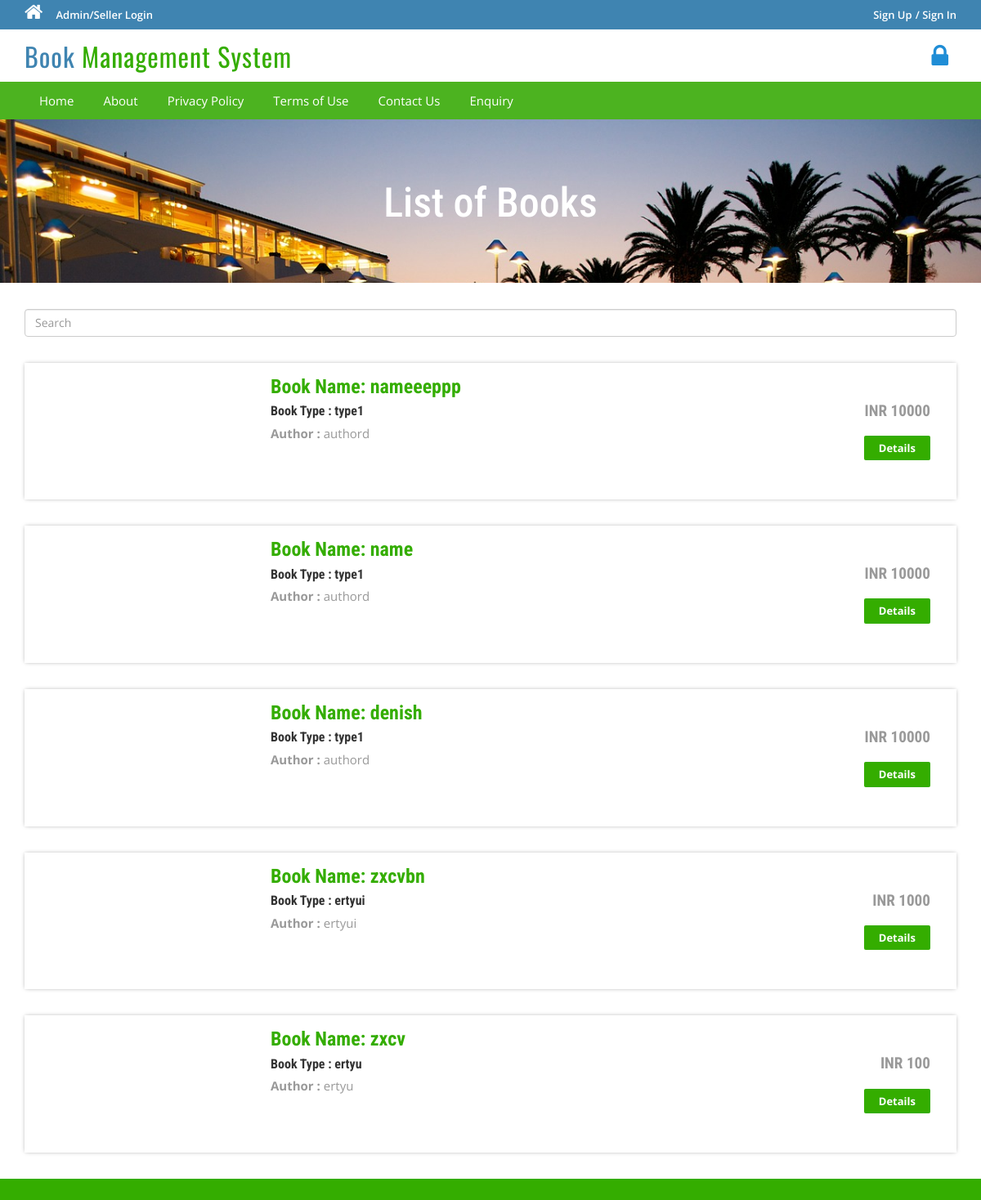
The page /book-list.php on the database its author committed.
### tables this page shows
CREATE TABLE `tblbooks` (
  `BookId` int(11) NOT NULL AUTO_INCREMENT,
  `userId` int(11) NOT NULL,
  `BookName` varchar(200) NOT NULL,
  `BookType` varchar(150) NOT NULL,
  `BookAuthor` varchar(255) NOT NULL,
  `BookPrice` int(11) NOT NULL,
  `BookDetails` mediumtext NOT NULL,
  `quantity` int(11) NOT NULL,
  `BookImage` varchar(100) NOT NULL,
  `Creationdate` timestamp NOT NULL DEFAULT CURRENT_TIMESTAMP,
  `UpdationDate` timestamp NULL DEFAULT CURRENT_TIMESTAMP ON UPDATE CURRENT_TIMESTAMP,
  PRIMARY KEY (`BookId`)
);

### book-list.php (the view, shortened to what this page needs)
<?php
include('includes/config.php');
?>
<!DOCTYPE HTML>
<html>
<head>
<link href="css/bootstrap.css" rel='stylesheet' type='text/css' />
<link href="css/style.css" rel='stylesheet' type='text/css' />
<link href="css/font-awesome.css" rel="stylesheet">
<link href="css/animate.css" rel="stylesheet" type="text/css" media="all">
</head>
<body>
<?php include('includes/header.php');?>
<div class="banner-3">
	<div class="container">
		<h1 class="wow zoomIn animated animated" data-wow-delay=".5s" style="visibility: visible; animation-delay: 0.5s; animation-name: zoomIn;">List of Books</h1>
	</div>
</div>
<div class="rooms">
	<div class="container">
		<div class="room-bottom">
		<form method="post">
			<input class="form-control" type="text" placeholder="Search" aria-label="Search" name="searchKey" value="<?php echo $_REQUEST['searchKey']; ?>">
		</form>
<?php
$searchKey=$_REQUEST['searchKey'];
$sql = "SELECT * from tblbooks where BookName LIKE '%$searchKey%' or BookAuthor LIKE '%$searchKey%' or BookType LIKE '%$searchKey%'";
$query = $dbh->prepare($sql);
$query->execute();
$results=$query->fetchAll(PDO::FETCH_OBJ);
if($query->rowCount() > 0)
{
foreach($results as $result)
{	?>
			<div class="rom-btm">
				<div class="col-md-3 room-left wow fadeInLeft animated" data-wow-delay=".5s">
				</div>
				<div class="col-md-6 room-midle wow fadeInUp animated" data-wow-delay=".5s">
					<h4>Book Name: <?php echo htmlentities($result->BookName);?></h4>
					<h6>Book Type : <?php echo htmlentities($result->BookType);?></h6>
					<p><b>Author :</b> <?php echo htmlentities($result->BookAuthor);?></p>
				</div>
				<div class="col-md-3 room-right wow fadeInRight animated" data-wow-delay=".5s">
					<h5>INR <?php echo htmlentities($result->BookPrice);?></h5>
					<a href="book-details.php?pkgid=<?php echo htmlentities($result->BookId);?>" class="view">Details</a>
				</div>
				<div class="clearfix"></div>
			</div>
<?php }} ?>
		</div>
	</div>
</div>
<?php include('includes/footer.php');?>
</body>
</html>

### includes/header.php (shortened to what this page needs)
<?php if($_SESSION['login'])
{?>
<div class="top-header">
	<div class="container">
		<ul class="tp-hd-lft wow fadeInLeft animated" data-wow-delay=".5s">
			<li class="hm"><a href="index.php"><i class="fa fa-home"></i></a></li>
			<li class="prnt"><a href="profile.php">My Profile</a></li>
				<li class="prnt"><a href="change-password.php">Change Password</a></li>
			<!-- <li class="prnt"><a href="tour-history.php">My Tour History</a></li>
			<li class="prnt"><a href="issuetickets.php">Issue Tickets</a></li> -->
		</ul>
		<ul class="tp-hd-rgt wow fadeInRight animated" data-wow-delay=".5s">
			<li class="tol">Welcome :</li>
			<li class="sig"><?php echo htmlentities($_SESSION['login']);?></li>
			<li class="sigi"><a href="logout.php" >/ Logout</a></li>
        </ul>
		<div class="clearfix"></div>
	</div>
</div><?php } else {?>
<div class="top-header">
	<div class="container">
		<ul class="tp-hd-lft wow fadeInLeft animated" data-wow-delay=".5s">
			<li class="hm"><a href="index.php"><i class="fa fa-home"></i></a></li>
				<li class="hm"><a href="admin/index.php">Admin/Seller Login</a></li>
		</ul>
		<ul class="tp-hd-rgt wow fadeInRight animated" data-wow-delay=".5s">
			<li class="sig"><a href="#" data-toggle="modal" data-target="#myModal" >Sign Up</a></li>
			<li class="sigi"><a href="#" data-toggle="modal" data-target="#myModal4" >/ Sign In</a></li>
        </ul>
		<div class="clearfix"></div>
	</div>
</div>
<?php }?>
<div class="header">
	<div class="container">
		<div class="logo wow fadeInDown animated" data-wow-delay=".5s">
			<a href="index.php">Book <span>Management System</span></a>
		</div>
		<div class="lock fadeInDown animated" data-wow-delay=".5s">
			<li><i class="fa fa-lock"></i></li>
		</div>
		<div class="clearfix"></div>
	</div>
</div>
<div class="footer-btm wow fadeInLeft animated" data-wow-delay=".5s">
	<div class="container">
	<div class="navigation">
			<nav class="navbar navbar-default">
				<div class="collapse navbar-collapse nav-wil" id="bs-example-navbar-collapse-1">
					<nav class="cl-effect-1">
						<ul class="nav navbar-nav">
							<li><a href="index.php">Home</a></li>
							<li><a href="page.php?type=aboutus">About</a></li>
								<li><a href="page.php?type=privacy">Privacy Policy</a></li>
								<li><a href="page.php?type=terms">Terms of Use</a></li>
								<li><a href="page.php?type=contact">Contact Us</a></li>
								<?php if($_SESSION['login'])
{?>
								<li>Need Help?<a href="#" data-toggle="modal" data-target="#myModal3"> / Write Us </a>  </li>
								<?php } else { ?>
								<li><a href="enquiry.php"> Enquiry </a>  </li>
								<?php } ?>
								<div class="clearfix"></div>
						</ul>
					</nav>
				</div>
			</nav>
		</div>
	</div>
</div>

### includes/footer.php (shortened to what this page needs)
<div class="copy-right">
	<div class="container">
</div>

### css/style.css (style rules this page uses)
html, body { font-size: 100%; background: #fff; font-family: 'Open Sans', sans-serif; }
body a,.grid_1,plan_1,plan_1.one,plan_1.two,i.icon1, i.icon2, i.icon3, i.icon4, i.icon5, i.icon6 { transition:0.5s all; -webkit-transition:0.5s all; -moz-transition:0.5s all; -o-transition:0.5s all; -ms-transition:0.5s all; }
h1,h2,h3,h4,h5,h6 { margin:0; font-family: 'Roboto Condensed', sans-serif; }
p { margin:0; }
ul { margin:0; padding:0; }
.logo a { color: #3F84B1; letter-spacing: 1px; font-size: 2em; font-weight: 400; display: block; text-decoration: none; font-family: 'Oswald', sans-serif; }
.logo span { color:#34ad00; }
i.fa.fa-home { font-size: 24px; }
.top-header { background-color: #3F84B1; border-bottom: 0 none; height: 36px; line-height: 35px; }
ul.tp-hd-lft { float: left; }
ul.tp-hd-lft li { display: inline-block; }
li.hm,li.prnt { margin-right: 12px; }
ul.tp-hd-lft a { font-size: 13px; font-weight: 600; color:#fff; }
ul.tp-hd-rgt { float:right; }
ul.tp-hd-rgt li { display: inline-block; font-size: 13px; font-weight: 600; color:#fff; }
ul.tp-hd-rgt a { font-size: 13px; font-weight: 600; color:#fff; }
.header { background-color: #fff; margin: 0; padding: 10px 0 8px; }
.logo a { display: block; }
.logo { float: left; margin-right: 60px; }
.lock { float: right; margin-top: 7px; }
.lock li { display: inline-block; }
i.fa.fa-lock { color:#1f8dd6; font-size: 2em; padding-right: 10px; }
.footer-btm li { display: inline-block; margin: 0 10px; font-size: 14px; color: #fff; }
.footer-btm li a { font-size: 15px; color: #fff; display: inline-block; padding: 5px 8px; }
.footer-btm { background:#4CB320; padding: 0.5em 0; text-align:center; }
.copy-right { background:#34ad00; text-align: center; padding: 0.5em 0; }
a.view { padding: 6px 18px; font-weight: 700; color: #fff; background-color: #34ad00; border: 0; font-size: 13px; border-radius: 2px; -webkit-transition: all .2s; -moz-transition: all .2s; transition: all .2s; margin-top: 20px; display: inline-block; }
.banner-3 { background: url(../images/6.jpg)no-repeat; background-size: cover; -webkit-background-size: cover; -o-background-size: cover; -ms-background-size: cover; -moz-background-size: cover; min-height:200px; }
.banner-3 h1 { font-size: 50px; margin-bottom: 40px; padding: 1.5em 0 0; text-align: center; color: #fff; }
.rom-btm { margin-top: 2em; box-shadow: 0px 0px 5px -1px rgba(0, 0, 0, 0.37); }
.room-bottom { padding: 2em 0; }
.rom-btm h4 { font-size: 1.5em; font-weight: 700; color: #34ad00; }
.rom-btm p { font-size: 15px; color: #999; }
.rom-btm h6 { font-size: 1em; font-weight: 700; margin: 0.5em 0; }
.room-right { text-align: right; padding: 3em 2em; }
.room-midle { padding: 1em; }
.rom-btm h5 { font-size: 1.2em; font-weight: 700; color: #999; }
.navbar-default { background-color: #4CB320 !important; border-color: #4CB320 !important; }
.navbar { min-height: 0px !important; margin-bottom:0px !important; border-radius:0px !important; border: none !important; }
ul.nav.navbar-nav li a { font-size: 15px ; color: #fff; display: inline-block; padding: 5px 8px; }
.navbar-collapse { padding-right: 0px !important; padding-left: 0px !important; }

### rows shown on the page
tblbooks: BookName "nameeeppp", BookType "type1", BookAuthor "authord", BookPrice "10000"
tblbooks: BookName "name", BookType "type1", BookAuthor "authord", BookPrice "10000"
tblbooks: BookName "denish", BookType "type1", BookAuthor "authord", BookPrice "10000"
tblbooks: BookName "zxcvbn", BookType "ertyui", BookAuthor "ertyui", BookPrice "1000"
tblbooks: BookName "zxcv", BookType "ertyu", BookAuthor "ertyu", BookPrice "100"
